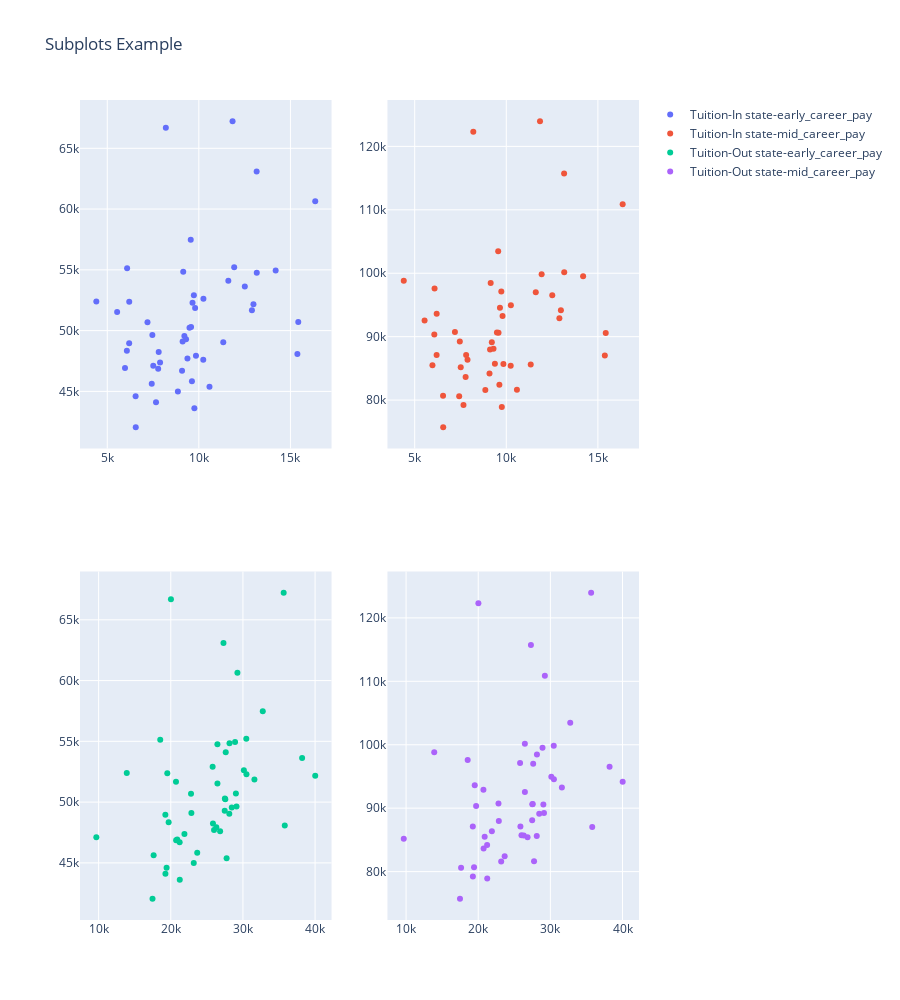

The notebook cell saved with this chart:
### Code cell
import plotly.graph_objects as go
from plotly.subplots import make_subplots
fig = make_subplots(
    rows=2, cols=2,
    column_widths=[0.4, 0.4],
    row_heights=[0.4, 0.4],
    )

for univ_type in univ_type_list:
    for pay in pay_list:
        fig.add_trace(

            go.Scatter(
            x=df[univ_type],
            y=df[pay],
            mode="markers",
            name= f"{univ_type}-{pay}",
            
            
            ),
            row=univ_type_list.index(univ_type)+1,
            col=pay_list.index(pay)+1,
        )
        


fig.update_layout(title_text="Subplots Example", showlegend=True, height=1000)
# fig.write_html("../../../graphs/html/five/scatter_plot_1.html")

fig.show()
